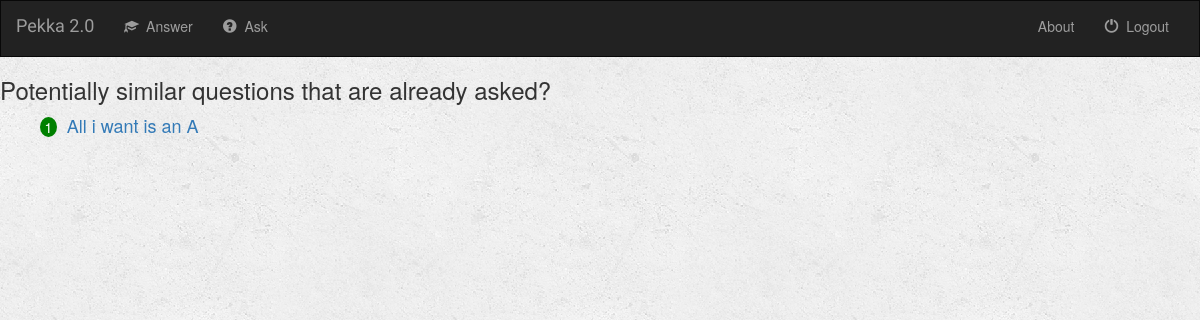
Page /music/TTM4100_b/ on the earlier database version.
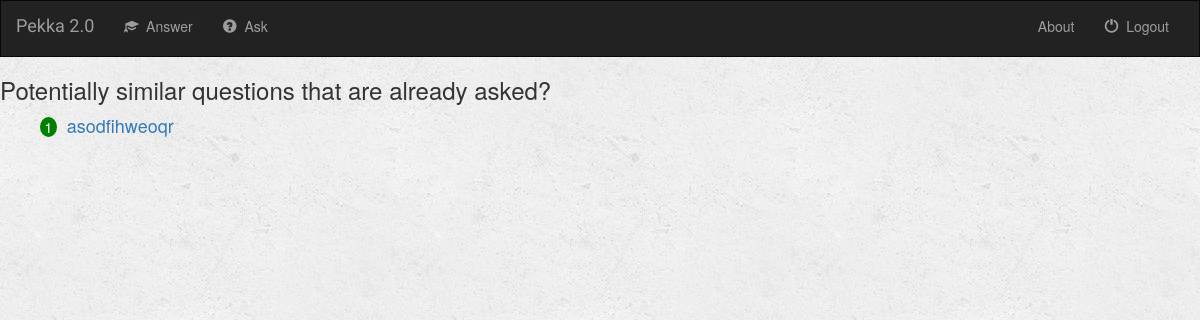
Same page on the later database version.
### music/models.py (models this page shows, shortened)
class Question(models.Model):
    author = models.ForeignKey(User, default=1)
    question_title = models.CharField(max_length=100)
    question_content = models.CharField(max_length=2000)
    is_answered = models.BooleanField(default=False)
    sub_code = models.CharField(max_length=10)
    ask_time = models.DateTimeField()

### music/views.py (the view)
def TTM4100_b(request):
    global c
    sub_code = 'TTM4100'
    all_questions_with_sub_code = Question.objects.filter(sub_code=sub_code)
    similar_questions = []
    a = Question.objects.filter(sub_code=sub_code).latest('ask_time')
    a_content = a.question_content
    for questions in all_questions_with_sub_code:
        b = questions.question_content
        likhet = SequenceMatcher(None, a_content, b).ratio()
        if likhet >= 0.5:
            similar_questions.append(questions)
    context = {
        'similar_questions': similar_questions
    }
    return render(request, 'Fagsider/TTM4100_b.html', context)

### music/templates/Fagsider/TTM4100_b.html (shortened to what this page needs)
{% extends 'music/base.html' %}
{% block body %}
    <h3>Potentially similar questions that are already asked?</h3>
    <p>{% if similar_questions %}
    <ol>
        {% for question in similar_questions %}
            <li><a style="font-size: large;" href="/music/{{ question.id }}/">{{question.question_title}}</a></li>
        {% endfor %}
    </ol>
    {% else %}
    <h3>There are no questions asked on your specific topic in this subject yet. </h3>
    {% endif %}
    </p>
{% endblock %}

### music/templates/music/base.html (shortened to what this page needs)
<!DOCTYPE html>
<html lang="en">
<head>
    {% load staticfiles %}
    <link rel="stylesheet" href="https://maxcdn.bootstrapcdn.com/bootstrap/3.3.6/css/bootstrap.min.css">
    <link rel="stylesheet" type="text/css" href="{% static 'music/style.css' %}"/>
</head>
<body>
<nav class="navbar navbar-inverse">
    <div class="container-fluid">
        <div class="navbar-header">
            <a class="navbar-brand" href="{% url 'music:songs' 'all' %}">Pekka 2.0</a>
        </div>
        <div class="collapse navbar-collapse" id="topNavBar">
            <ul class="nav navbar-nav">
                <li class="{% block songs_active %}{% endblock %}"><a href="{% url 'music:songs' 'all' %}"><span class="glyphicon glyphicon-education" aria-hidden="true"></span>&nbsp; Answer</a></li>
                <li class="{% block albums_active %}{% endblock %}"><a href="{% url 'music:index' %}"><span class="glyphicon glyphicon-question-sign" aria-hidden="true"></span>&nbsp; Ask</a></li>
            </ul>
            <ul class="nav navbar-nav navbar-right">
                <li>
                    <a href="{% url 'music:create_album' %}">
                        &nbsp; About
                    </a>
                </li>
                <li>
                    <a href="{% url 'music:logout_user' %}">
                        <span class="glyphicon glyphicon-off" aria-hidden="true"></span>&nbsp; Logout
                    </a>
                </li>
            </ul>
        </div>
    </div>
</nav>
{% block body %}
{% endblock %}
</body>
</html>

### music/static/music/style.css (style rules this page uses)
body { background: white url("images/background.png"); }
.navbar { border-radius: 0; }
.navbar-brand { font-family: 'Satisfy', cursive; }
ol { list-style: none; }
li { counter-increment: item; margin-bottom: 5px; }
li:before { margin-right: 10px; content: counter(item); background: green; border-radius: 100%; color: white; width: 1.2em; text-align: center; display: inline-block; }
div li:before { background: none; content: none; }

Differences in the rows shown:
no longer on this page (row unchanged): Question: question_title "All i want is an A"
added Question: question_title "asodfihweoqr"
